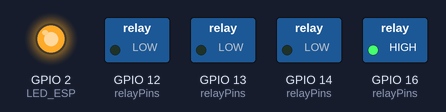
Simulated run of this program. Board: ESP8266 (NodeMCU). On the bench: switched loads named in the program (green lamp = pin HIGH), output pins drawn as LEDs (lit = HIGH).

Above: at 0.5 s.
At 1.5 s:
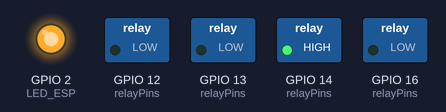
At 2.5 s:
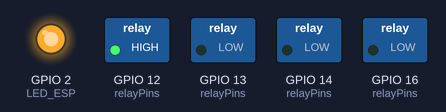
At 3.5 s:
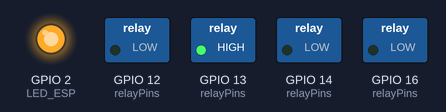
At 4.5 s:
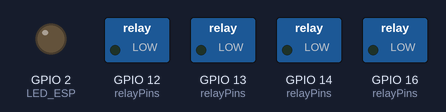
Timing chart, 0 to 6.5 s (numbered marks = the images above):
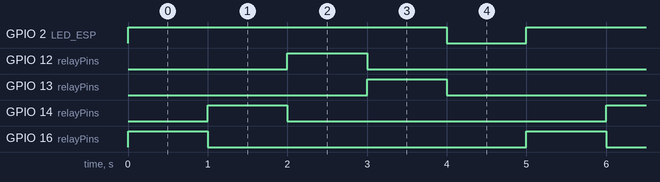

Measured:
- by itself, GPIO 2 (LED_ESP): alternates HIGH for 4.0 s and LOW for 1.0 s
- by itself, GPIO 12 (relayPins), GPIO 13 (relayPins), GPIO 14 (relayPins), GPIO 16 (relayPins): alternates HIGH for 1.0 s and LOW for 4.0 s
- by itself, everything shown: repeats every 5.0 s, in 5 steps

The program:

main.cpp
```cpp
#include <Arduino.h>

#define LED_ESP 2
#define RLY1 16
#define RLY2 14
#define RLY3 12
#define RLY4 13

const int relayPins[] = {RLY1, RLY2, RLY3, RLY4};
const int numRelays = sizeof(relayPins) / sizeof(relayPins[0]);
const int delayTime = 1000;  // Waktu delay dalam milidetik

void setup() {
  pinMode(LED_ESP, OUTPUT);
  for (int i = 0; i < numRelays; i++) {
    pinMode(relayPins[i], OUTPUT);
    digitalWrite(relayPins[i], LOW);  // Matikan semua relay pada awal
  }
  digitalWrite(LED_ESP, LOW);  // Matikan LED pada awal
}

void loop() {
  digitalWrite(LED_ESP, HIGH);  // Nyalakan LED saat RLY1 aktif
  for (int i = 0; i < numRelays; i++) {
    digitalWrite(relayPins[i], HIGH);  // Nyalakan relay
    delay(delayTime);

    digitalWrite(relayPins[i], LOW);  // Matikan relay
  }
  digitalWrite(LED_ESP, LOW);  // Matikan LED setelah RLY4 mati
  delay(delayTime);
}
```
